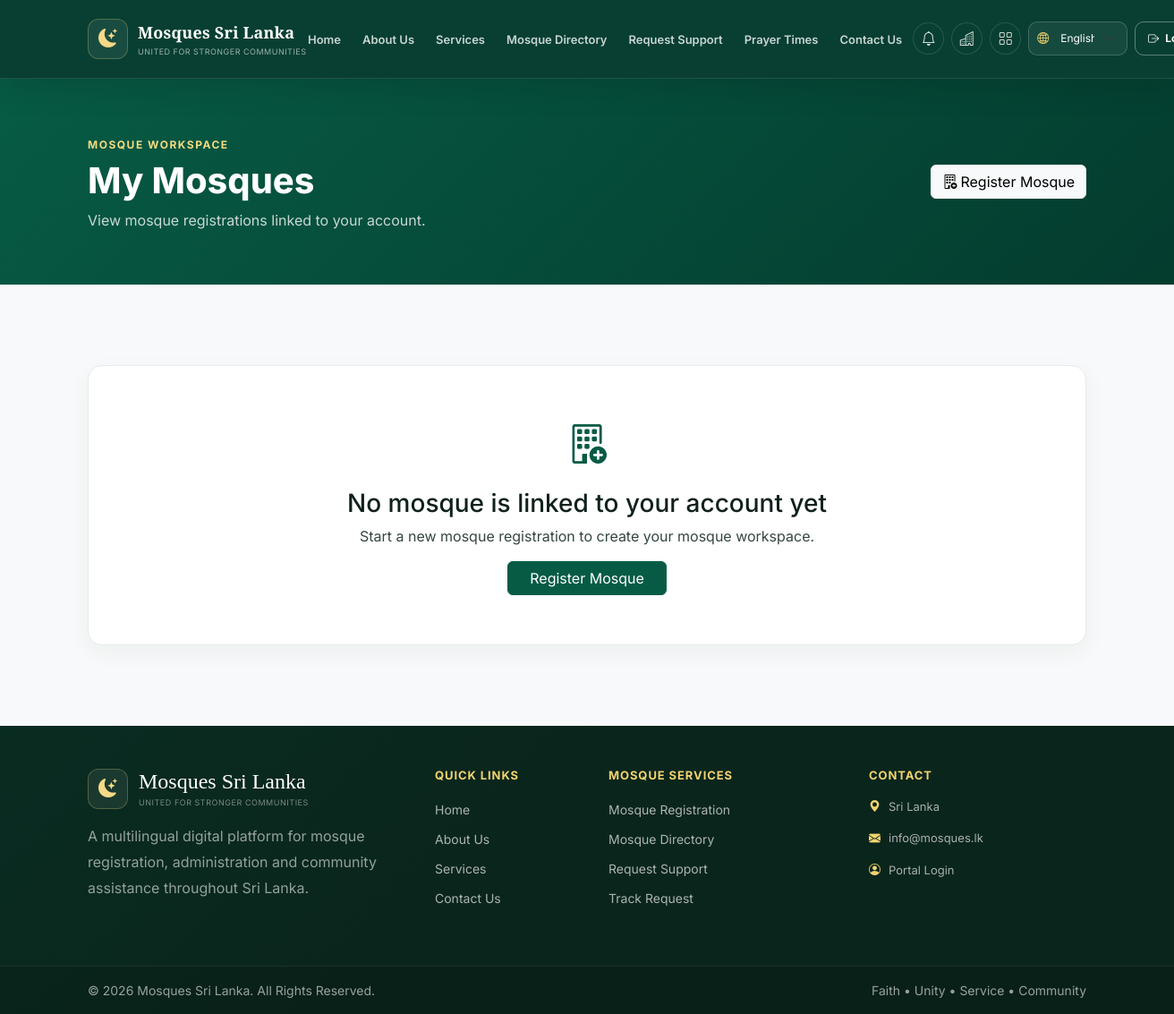
Page /en/mosques/my/ (signed in) on the earlier database version.
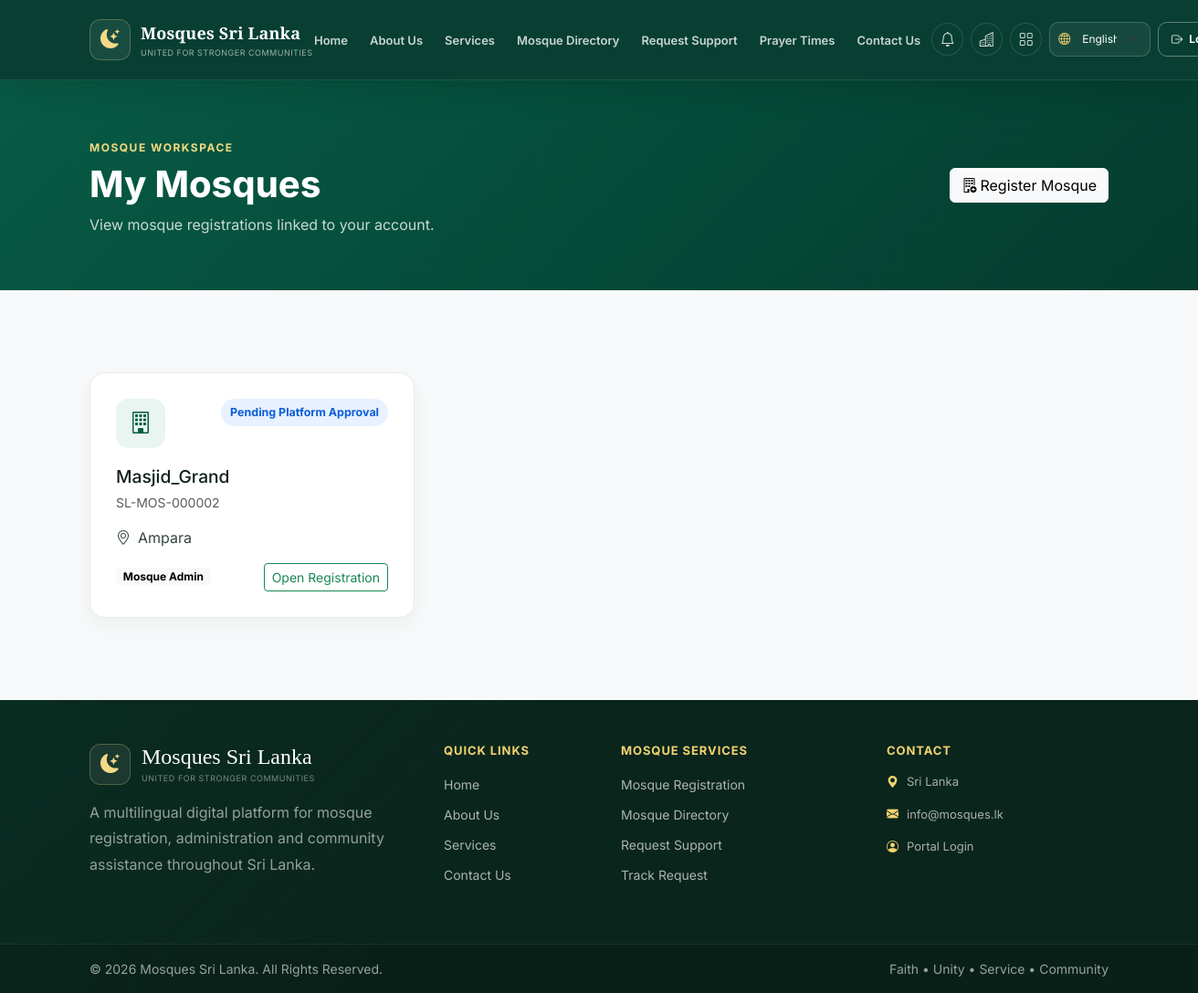
Same page on the later database version.
### mosques/models.py (models this page shows, shortened)
class MosqueMembership(models.Model):
    mosque = models.ForeignKey(
        Mosque,
        on_delete=models.CASCADE,
        related_name="memberships",
    )
    user = models.ForeignKey(
        settings.AUTH_USER_MODEL,
        on_delete=models.CASCADE,
        related_name="mosque_memberships",
    )
    membership_role = models.CharField(
        max_length=10,
        choices=MosqueMembershipRole.choices,
        default=MosqueMembershipRole.STAFF,
    )
    is_active = models.BooleanField(default=True)
    added_by = models.ForeignKey(
        settings.AUTH_USER_MODEL,
        on_delete=models.SET_NULL,
        related_name="added_mosque_memberships",
        null=True,
        blank=True,
    )
    created_at = models.DateTimeField(auto_now_add=True)
    class Meta:
        ordering = ["mosque__name_en", "user__username"]
        constraints = [
            models.UniqueConstraint(
                fields=["mosque", "user"],
                name="unique_user_membership_per_mosque",
            )
        ]

class LocalizedMosqueMixin:
    def get_localized_name(self, language=None):
        language = (language or get_language() or "en").split("-")[0]
        if language in {"en", "ta", "ar"}:
            value = getattr(self, f"name_{language}", "")
            if value:
                return value
        return self.name_en
    @property
    def localized_name(self):
        return self.get_localized_name()

class Mosque(LocalizedMosqueMixin, models.Model):
    mosque_id = models.CharField(
        max_length=24,
        unique=True,
        null=True,
        blank=True,
        editable=False,
        db_index=True,
    )
    name_en = models.CharField(max_length=220, verbose_name=_("Mosque name (English)"))
    name_ta = models.CharField(max_length=220, blank=True, verbose_name=_("Mosque name (Tamil)"))
    name_ar = models.CharField(max_length=220, blank=True, verbose_name=_("Mosque name (Arabic)"))
    category = models.CharField(
        max_length=20,
        choices=MosqueCategory.choices,
        default=MosqueCategory.MASJID,
    )
    established_year = models.PositiveSmallIntegerField(null=True, blank=True)
    existing_registration_number = models.CharField(max_length=100, blank=True)
    province = models.ForeignKey(
        Province,
        on_delete=models.PROTECT,
        related_name="mosques",
    )
    district = models.ForeignKey(
        District,
        on_delete=models.PROTECT,
        related_name="mosques",
    )
    divisional_secretariat = models.ForeignKey(
        DivisionalSecretariat,
        on_delete=models.PROTECT,
        related_name="mosques",
        null=True,
        blank=True,
    )
    gn_division = models.ForeignKey(
        GNDivision,
        on_delete=models.PROTECT,
        related_name="mosques",
        null=True,
        blank=True,
    )
    address_line1 = models.CharField(max_length=220)
    address_line2 = models.CharField(max_length=220, blank=True)
    city_or_town = models.CharField(max_length=120)
    postal_code = models.CharField(max_length=20, blank=True)
    official_phone = models.CharField(max_length=30)
    alternate_phone = models.CharField(max_length=30, blank=True)
    official_email = models.EmailField(blank=True)
    website = models.URLField(blank=True)
    description_en = models.TextField(blank=True, verbose_name=_("Description (English)"))
    description_ta = models.TextField(blank=True, verbose_name=_("Description (Tamil)"))
    description_ar = models.TextField(blank=True, verbose_name=_("Description (Arabic)"))
    status = models.CharField(
        max_length=25,
        choices=MosqueStatus.choices,
        default=MosqueStatus.DRAFT,
        db_index=True,
    )
    created_by = models.ForeignKey(
        settings.AUTH_USER_MODEL,
        on_delete=models.PROTECT,
        related_name="created_mosque_applications",
    )
    submitted_at = models.DateTimeField(null=True, blank=True)
    reviewed_at = models.DateTimeField(null=True, blank=True)
    reviewed_by = models.ForeignKey(
        settings.AUTH_USER_MODEL,
        on_delete=models.SET_NULL,
        related_name="reviewed_mosque_applications",
        null=True,
        blank=True,
    )
    review_notes = models.TextField(blank=True)
    created_at = models.DateTimeField(auto_now_add=True)
    updated_at = models.DateTimeField(auto_now=True)
    class Meta:
        ordering = ["-created_at"]
        indexes = [
            models.Index(fields=["status", "district"], name="mosque_status_district_idx"),
            models.Index(fields=["name_en"], name="mosque_name_en_idx"),
        ]
        verbose_name = _("mosque")
        verbose_name_plural = _("mosques")

### locations/models.py (models this page shows, shortened)
class LocalizedNameMixin:
    def get_localized_name(self, language=None):
        language = (language or get_language() or "en").split("-")[0]
        if language in {"en", "ta", "ar"}:
            value = getattr(self, f"name_{language}", "")
            if value:
                return value
        return self.name_en
    @property
    def localized_name(self):
        return self.get_localized_name()

class District(LocalizedNameMixin, models.Model):
    province = models.ForeignKey(
        Province,
        on_delete=models.PROTECT,
        related_name="districts",
    )
    code = models.CharField(max_length=10, unique=True)
    name_en = models.CharField(max_length=120)
    name_ta = models.CharField(max_length=120, blank=True)
    name_ar = models.CharField(max_length=120, blank=True)
    is_active = models.BooleanField(default=True)
    class Meta:
        ordering = ["name_en"]
        constraints = [
            models.UniqueConstraint(
                fields=["province", "name_en"],
                name="unique_district_name_per_province",
            )
        ]
        verbose_name = _("district")
        verbose_name_plural = _("districts")

### mosques/views.py (the view)
@login_required
def my_mosques(request):
    memberships = MosqueMembership.objects.filter(
        user=request.user,
        is_active=True,
    ).select_related(
        "mosque",
        "mosque__district",
    ).order_by("mosque__name_en")
    return render(
        request,
        "mosques/my_mosques.html",
        {"memberships": memberships},
    )

### support_requests/context_processors.py (called while the page is built)
def platform_notifications(request):
    if not getattr(request, "user", None) or not request.user.is_authenticated:
        return {
            "GLOBAL_UNREAD_NOTIFICATION_COUNT": 0,
            "GLOBAL_RECENT_NOTIFICATIONS": [],
        }
    queryset = SupportNotification.objects.filter(
        user=request.user,
        dashboard_visible=True,
    )
    return {
        "GLOBAL_UNREAD_NOTIFICATION_COUNT": queryset.filter(is_read=False).count(),
        "GLOBAL_RECENT_NOTIFICATIONS": queryset[:5],
    }

### mosques/templates/mosques/my_mosques.html (shortened to what this page needs)
{% extends "ui_system/base.html" %}
{% load i18n %}
{% block content %}
<section class="dashboard-hero">
    <div class="container d-flex flex-column flex-lg-row justify-content-between align-items-lg-center gap-3">
        <div>
            <span class="dashboard-kicker">{% trans "Mosque Workspace" %}</span>
            <h1>{% trans "My Mosques" %}</h1>
            <p>{% trans "View mosque registrations linked to your account." %}</p>
        </div>
        {% if request.user.role == 'MOSQUE_ADMIN' or request.user.is_superuser %}
            <a href="{% url 'mosques:create' %}" class="btn btn-light"><i class="bi bi-building-add me-1"></i>{% trans "Register Mosque" %}</a>
        {% endif %}
    </div>
</section>
<section class="section-padding bg-light">
    <div class="container">
        <div class="row g-4">
            {% for membership in memberships %}
                <div class="col-md-6 col-xl-4">
                    <div class="mosque-workspace-card h-100">
                        <div class="d-flex justify-content-between gap-2 align-items-start">
                            <div class="mosque-directory-icon"><i class="bi bi-building"></i></div>
                            <span class="status-badge status-{{ membership.mosque.status|lower }}">{{ membership.mosque.get_status_display }}</span>
                        </div>
                        <h3>{{ membership.mosque.localized_name }}</h3>
                        <p class="text-muted small">{{ membership.mosque.mosque_id }}</p>
                        <p><i class="bi bi-geo-alt me-2"></i>{{ membership.mosque.district.localized_name }}</p>
                        <div class="d-flex justify-content-between align-items-center mt-3">
                            <span class="badge text-bg-light">{{ membership.get_membership_role_display }}</span>
                            {% if membership.mosque.status == 'APPROVED' %}
                                <a class="btn btn-primary-custom btn-sm" href="{% url 'mosques:portal' membership.mosque.mosque_id %}">{% trans "Open Portal" %}</a>
                            {% else %}
                                <a class="btn btn-outline-success btn-sm" href="{% url 'mosques:detail' membership.mosque.mosque_id %}">{% trans "Open Registration" %}</a>
                            {% endif %}
                        </div>
                    </div>
                </div>
            {% empty %}
                <div class="col-12">
                    <div class="empty-state-card">
                        <i class="bi bi-building-add"></i>
                        <h3>{% trans "No mosque is linked to your account yet" %}</h3>
                        {% if request.user.role == 'MOSQUE_ADMIN' %}
                            <p>{% trans "Start a new mosque registration to create your mosque workspace." %}</p>
                            <a href="{% url 'mosques:create' %}" class="btn btn-primary-custom">{% trans "Register Mosque" %}</a>
                        {% endif %}
                    </div>
                </div>
            {% endfor %}
        </div>
    </div>
</section>
{% endblock %}

Differences in the rows shown:
added MosqueMembership: mosque.status "Pending Platform Approval", mosque.localized_name "Masjid_Grand", mosque.mosque_id "SL-MOS-000002", mosque.district.localized_name "Ampara", membership_role "Mosque Admin"
Other differences:
text no longer shown: "No mosque is linked to your account yet Start a new mosque registration to create your mosque workspace. Register Mosque"
